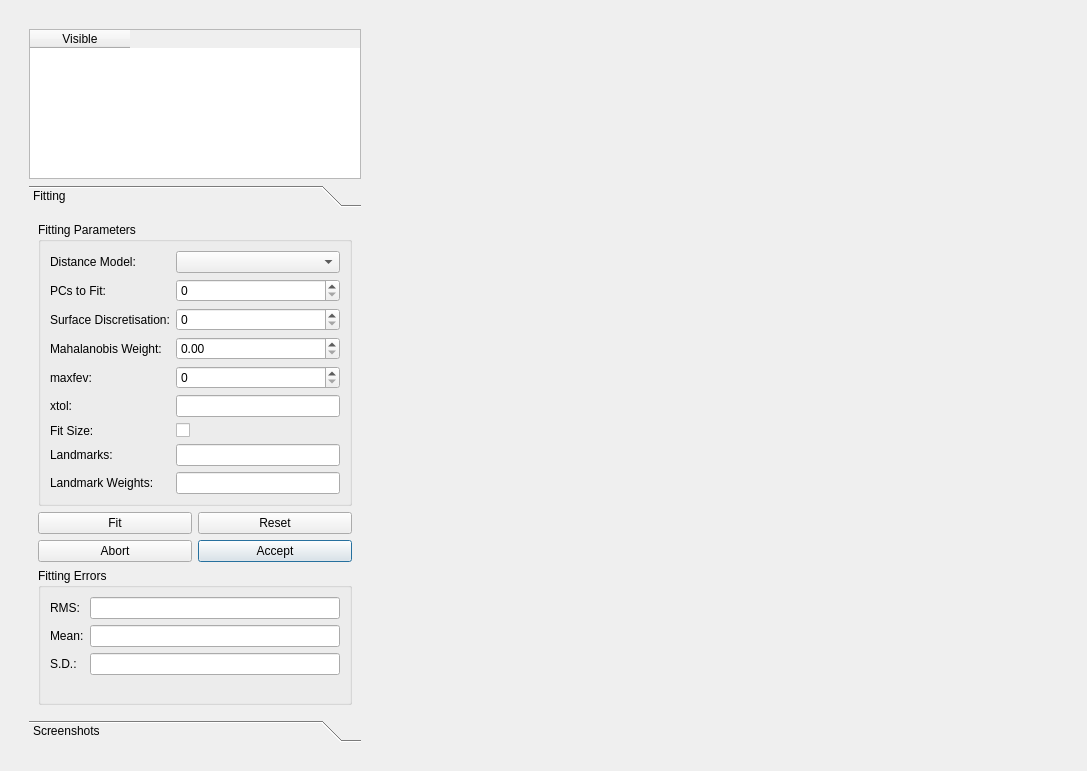
<?xml version="1.0" encoding="UTF-8"?>
<ui version="4.0">
 <class>Dialog</class>
 <widget class="QDialog" name="Dialog">
  <property name="geometry">
   <rect>
    <x>0</x>
    <y>0</y>
    <width>1087</width>
    <height>771</height>
   </rect>
  </property>
  <property name="sizePolicy">
   <sizepolicy hsizetype="Preferred" vsizetype="Preferred">
    <horstretch>0</horstretch>
    <verstretch>0</verstretch>
   </sizepolicy>
  </property>
  <property name="windowTitle">
   <string>Mesh Fitting</string>
  </property>
  <layout class="QHBoxLayout" name="horizontalLayout_2">
   <item>
    <widget class="QWidget" name="widgetMain" native="true">
     <property name="enabled">
      <bool>true</bool>
     </property>
     <property name="sizePolicy">
      <sizepolicy hsizetype="Preferred" vsizetype="Preferred">
       <horstretch>0</horstretch>
       <verstretch>0</verstretch>
      </sizepolicy>
     </property>
     <property name="maximumSize">
      <size>
       <width>16777215</width>
       <height>16777215</height>
      </size>
     </property>
     <layout class="QGridLayout" name="gridLayout">
      <item row="0" column="0">
       <widget class="QWidget" name="widget" native="true">
        <property name="sizePolicy">
         <sizepolicy hsizetype="Preferred" vsizetype="Preferred">
          <horstretch>0</horstretch>
          <verstretch>0</verstretch>
         </sizepolicy>
        </property>
        <property name="minimumSize">
         <size>
          <width>350</width>
          <height>0</height>
         </size>
        </property>
        <property name="maximumSize">
         <size>
          <width>500</width>
          <height>16777215</height>
         </size>
        </property>
        <layout class="QVBoxLayout" name="verticalLayout_3">
         <item>
          <widget class="QTableWidget" name="tableWidget">
           <property name="sizePolicy">
            <sizepolicy hsizetype="Preferred" vsizetype="Maximum">
             <horstretch>0</horstretch>
             <verstretch>0</verstretch>
            </sizepolicy>
           </property>
           <property name="minimumSize">
            <size>
             <width>0</width>
             <height>0</height>
            </size>
           </property>
           <property name="maximumSize">
            <size>
             <width>16777215</width>
             <height>150</height>
            </size>
           </property>
           <property name="sortingEnabled">
            <bool>false</bool>
           </property>
           <attribute name="horizontalHeaderVisible">
            <bool>true</bool>
           </attribute>
           <attribute name="horizontalHeaderCascadingSectionResizes">
            <bool>false</bool>
           </attribute>
           <attribute name="horizontalHeaderDefaultSectionSize">
            <number>100</number>
           </attribute>
           <column>
            <property name="text">
             <string>Visible</string>
            </property>
           </column>
          </widget>
         </item>
         <item>
          <widget class="QToolBox" name="toolBox">
           <property name="currentIndex">
            <number>0</number>
           </property>
           <widget class="QWidget" name="page_fitting">
            <property name="geometry">
             <rect>
              <x>0</x>
              <y>0</y>
              <width>332</width>
              <height>507</height>
             </rect>
            </property>
            <attribute name="label">
             <string>Fitting</string>
            </attribute>
            <layout class="QVBoxLayout" name="verticalLayout">
             <item>
              <widget class="QGroupBox" name="groupBox">
               <property name="title">
                <string>Fitting Parameters</string>
               </property>
               <layout class="QFormLayout" name="formLayout_3">
                <property name="fieldGrowthPolicy">
                 <enum>QFormLayout::AllNonFixedFieldsGrow</enum>
                </property>
                <item row="0" column="0">
                 <widget class="QLabel" name="label">
                  <property name="text">
                   <string>Distance Model:</string>
                  </property>
                 </widget>
                </item>
                <item row="0" column="1">
                 <widget class="QComboBox" name="comboBoxDistanceMode"/>
                </item>
                <item row="1" column="0">
                 <widget class="QLabel" name="label_2">
                  <property name="text">
                   <string>PCs to Fit:</string>
                  </property>
                 </widget>
                </item>
                <item row="1" column="1">
                 <widget class="QSpinBox" name="spinBoxPCsToFit"/>
                </item>
                <item row="2" column="0">
                 <widget class="QLabel" name="label_3">
                  <property name="text">
                   <string>Surface Discretisation:</string>
                  </property>
                 </widget>
                </item>
                <item row="2" column="1">
                 <widget class="QSpinBox" name="spinBoxSurfDisc"/>
                </item>
                <item row="3" column="0">
                 <widget class="QLabel" name="label_4">
                  <property name="text">
                   <string>Mahalanobis Weight:</string>
                  </property>
                 </widget>
                </item>
                <item row="3" column="1">
                 <widget class="QDoubleSpinBox" name="doubleSpinBoxMWeight"/>
                </item>
                <item row="4" column="0">
                 <widget class="QLabel" name="label_5">
                  <property name="text">
                   <string>maxfev:</string>
                  </property>
                 </widget>
                </item>
                <item row="4" column="1">
                 <widget class="QSpinBox" name="spinBoxMaxfev"/>
                </item>
                <item row="5" column="0">
                 <widget class="QLabel" name="label_6">
                  <property name="text">
                   <string>xtol:</string>
                  </property>
                 </widget>
                </item>
                <item row="6" column="0">
                 <widget class="QLabel" name="label_7">
                  <property name="text">
                   <string>Fit Size:</string>
                  </property>
                 </widget>
                </item>
                <item row="6" column="1">
                 <widget class="QCheckBox" name="checkBoxFitSize">
                  <property name="text">
                   <string/>
                  </property>
                 </widget>
                </item>
                <item row="5" column="1">
                 <widget class="QLineEdit" name="lineEditXTol"/>
                </item>
                <item row="7" column="1">
                 <widget class="QLineEdit" name="lineEditLandmarks"/>
                </item>
                <item row="8" column="1">
                 <widget class="QLineEdit" name="lineEditLandmarkWeights"/>
                </item>
                <item row="7" column="0">
                 <widget class="QLabel" name="label_8">
                  <property name="text">
                   <string>Landmarks:</string>
                  </property>
                 </widget>
                </item>
                <item row="8" column="0">
                 <widget class="QLabel" name="label_9">
                  <property name="text">
                   <string>Landmark Weights:</string>
                  </property>
                 </widget>
                </item>
               </layout>
              </widget>
             </item>
             <item>
              <layout class="QGridLayout" name="fitButtonsGroup">
               <item row="1" column="1">
                <widget class="QPushButton" name="acceptButton">
                 <property name="text">
                  <string>Accept</string>
                 </property>
                </widget>
               </item>
               <item row="0" column="1">
                <widget class="QPushButton" name="resetButton">
                 <property name="text">
                  <string>Reset</string>
                 </property>
                </widget>
               </item>
               <item row="1" column="0">
                <widget class="QPushButton" name="abortButton">
                 <property name="text">
                  <string>Abort</string>
                 </property>
                </widget>
               </item>
               <item row="0" column="0">
                <widget class="QPushButton" name="fitButton">
                 <property name="text">
                  <string>Fit</string>
                 </property>
                </widget>
               </item>
              </layout>
             </item>
             <item>
              <widget class="QGroupBox" name="errorGroup">
               <property name="title">
                <string>Fitting Errors</string>
               </property>
               <layout class="QFormLayout" name="formLayout_2">
                <property name="fieldGrowthPolicy">
                 <enum>QFormLayout::AllNonFixedFieldsGrow</enum>
                </property>
                <item row="0" column="0">
                 <widget class="QLabel" name="RMSELabel">
                  <property name="text">
                   <string>RMS:</string>
                  </property>
                 </widget>
                </item>
                <item row="0" column="1">
                 <widget class="QLineEdit" name="RMSELineEdit">
                  <property name="alignment">
                   <set>Qt::AlignRight|Qt::AlignTrailing|Qt::AlignVCenter</set>
                  </property>
                  <property name="readOnly">
                   <bool>true</bool>
                  </property>
                 </widget>
                </item>
                <item row="1" column="0">
                 <widget class="QLabel" name="meanErrorLabel">
                  <property name="text">
                   <string>Mean:</string>
                  </property>
                 </widget>
                </item>
                <item row="1" column="1">
                 <widget class="QLineEdit" name="meanErrorLineEdit">
                  <property name="alignment">
                   <set>Qt::AlignRight|Qt::AlignTrailing|Qt::AlignVCenter</set>
                  </property>
                  <property name="readOnly">
                   <bool>true</bool>
                  </property>
                 </widget>
                </item>
                <item row="2" column="0">
                 <widget class="QLabel" name="SDLabel">
                  <property name="text">
                   <string>S.D.:</string>
                  </property>
                 </widget>
                </item>
                <item row="2" column="1">
                 <widget class="QLineEdit" name="SDLineEdit">
                  <property name="alignment">
                   <set>Qt::AlignRight|Qt::AlignTrailing|Qt::AlignVCenter</set>
                  </property>
                  <property name="readOnly">
                   <bool>true</bool>
                  </property>
                 </widget>
                </item>
               </layout>
              </widget>
             </item>
            </layout>
           </widget>
           <widget class="QWidget" name="Screenshot">
            <property name="geometry">
             <rect>
              <x>0</x>
              <y>0</y>
              <width>159</width>
              <height>119</height>
             </rect>
            </property>
            <attribute name="label">
             <string>Screenshots</string>
            </attribute>
            <layout class="QFormLayout" name="formLayout">
             <item row="0" column="0">
              <widget class="QLabel" name="pixelsXLabel">
               <property name="sizePolicy">
                <sizepolicy hsizetype="Fixed" vsizetype="Preferred">
                 <horstretch>0</horstretch>
                 <verstretch>0</verstretch>
                </sizepolicy>
               </property>
               <property name="text">
                <string>Pixels X:</string>
               </property>
              </widget>
             </item>
             <item row="0" column="1">
              <widget class="QLineEdit" name="screenshotPixelXLineEdit">
               <property name="sizePolicy">
                <sizepolicy hsizetype="Expanding" vsizetype="Fixed">
                 <horstretch>0</horstretch>
                 <verstretch>0</verstretch>
                </sizepolicy>
               </property>
               <property name="text">
                <string>800</string>
               </property>
              </widget>
             </item>
             <item row="1" column="0">
              <widget class="QLabel" name="pixelsYLabel">
               <property name="sizePolicy">
                <sizepolicy hsizetype="Fixed" vsizetype="Preferred">
                 <horstretch>0</horstretch>
                 <verstretch>0</verstretch>
                </sizepolicy>
               </property>
               <property name="text">
                <string>Pixels Y:</string>
               </property>
              </widget>
             </item>
             <item row="1" column="1">
              <widget class="QLineEdit" name="screenshotPixelYLineEdit">
               <property name="sizePolicy">
                <sizepolicy hsizetype="Expanding" vsizetype="Fixed">
                 <horstretch>0</horstretch>
                 <verstretch>0</verstretch>
                </sizepolicy>
               </property>
               <property name="text">
                <string>600</string>
               </property>
              </widget>
             </item>
             <item row="2" column="0">
              <widget class="QLabel" name="screenshotFilenameLabel">
               <property name="text">
                <string>Filename:</string>
               </property>
              </widget>
             </item>
             <item row="2" column="1">
              <widget class="QLineEdit" name="screenshotFilenameLineEdit">
               <property name="sizePolicy">
                <sizepolicy hsizetype="Expanding" vsizetype="Fixed">
                 <horstretch>0</horstretch>
                 <verstretch>0</verstretch>
                </sizepolicy>
               </property>
               <property name="text">
                <string>screenshot.png</string>
               </property>
              </widget>
             </item>
             <item row="3" column="1">
              <widget class="QPushButton" name="screenshotSaveButton">
               <property name="sizePolicy">
                <sizepolicy hsizetype="Preferred" vsizetype="Fixed">
                 <horstretch>0</horstretch>
                 <verstretch>0</verstretch>
                </sizepolicy>
               </property>
               <property name="text">
                <string>Save Screenshot</string>
               </property>
              </widget>
             </item>
            </layout>
           </widget>
          </widget>
         </item>
        </layout>
       </widget>
      </item>
      <item row="0" column="1">
       <widget class="MayaviSceneWidget" name="MayaviScene" native="true">
        <property name="sizePolicy">
         <sizepolicy hsizetype="Preferred" vsizetype="Expanding">
          <horstretch>1</horstretch>
          <verstretch>1</verstretch>
         </sizepolicy>
        </property>
       </widget>
      </item>
     </layout>
    </widget>
   </item>
  </layout>
 </widget>
 <customwidgets>
  <customwidget>
   <class>MayaviSceneWidget</class>
   <extends>QWidget</extends>
   <header>gias3/mapclientpluginutilities/viewers/mayaviscenewidget.h</header>
   <container>1</container>
  </customwidget>
 </customwidgets>
 <resources/>
 <connections/>
</ui>
